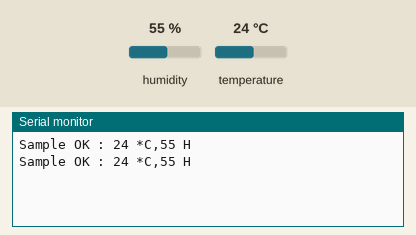
Simulated run of this sketch. Board: Arduino Uno, built with avr-gcc and run on an emulated ATmega328P. On the bench: the last lines printed to the serial monitor. The inputs (shaded band) are chosen by the test bench; at power-on: humidity 55 %, temperature 24 °C.

Above: at 2.8 s.
2.9 s: humidity set to 22 %
At 4.9 s:
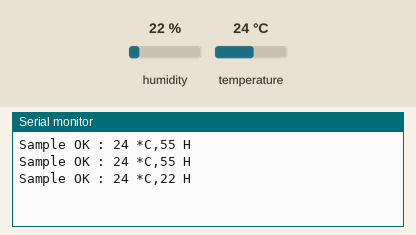
5.6 s: temperature set to 12 °C
At 7.4 s:
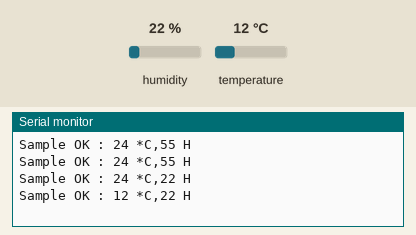
8.3 s: humidity set to 40 %
At 11.0 s:
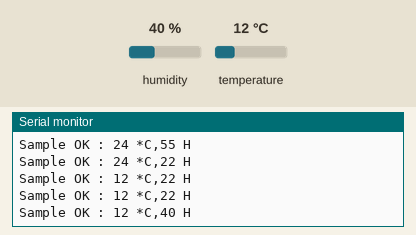
Timing chart, 0 to 12.5 s (numbered marks = the images above; inputs shaded):
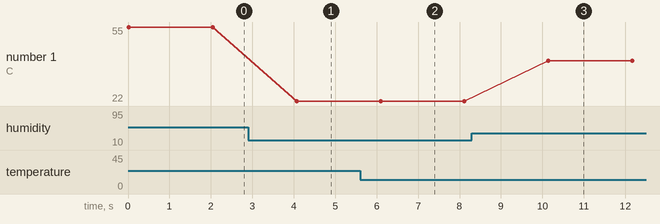

Measured:
- after the input at 2.9 s, the serial monitor: prints a new line after 1.2 s (image 1)
- after the input at 5.6 s, the serial monitor: prints a new line after 0.49 s (image 2)
- after the input at 8.3 s, the serial monitor: prints a new line after 1.8 s (image 3)
- plotted number 1: 55 → 22 after the input at 2.9 s, 22 → 40 after the input at 8.3 s

The sketch:

A9-4.ino
```cpp
#include <SimpleDHT.h>

int DHT_Pin = 9;
SimpleDHT11 dht11(DHT_Pin);
byte temp = 0;
byte humi = 0;

void setup() {
  // put your setup code here, to run once:

  Serial.begin(9600);

}

void loop() {
  // put your main code here, to run repeatedly:
int err = dht11.read(&temp,&humi,NULL);
if (err != SimpleDHTErrSuccess){
  Serial.print("Read DHT11 Failed, err =");
  Serial.println(err);
  delay(1000);
  return;
}
Serial.print("Sample OK : ");
Serial.print((int)temp); Serial.print(" *C,");
Serial.print((int)humi); Serial.println(" H");

delay(2000);

}
```
